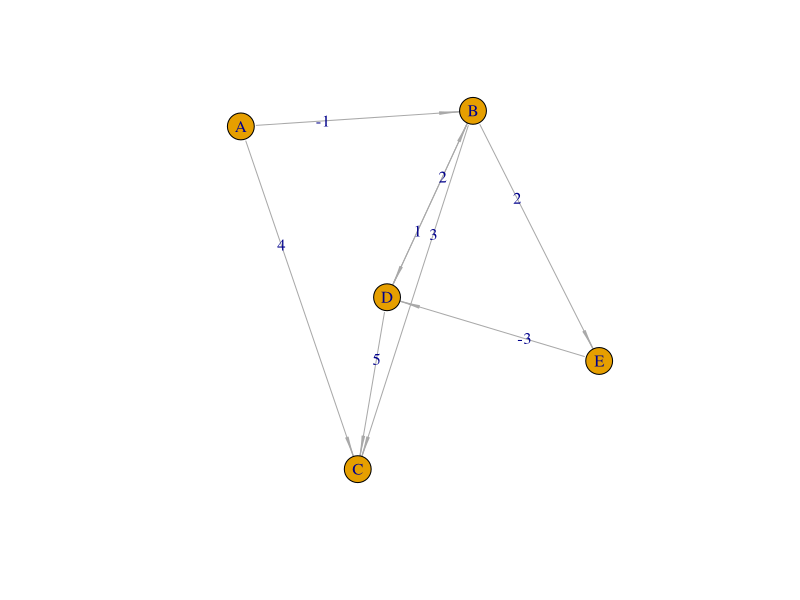

This figure's R source: (Note: this script raises an error after producing the figure.)
##########################
# Bellman-Ford
# 详细文章介绍
# http://blog.fens.me/r-graph-shortest-path-bellman-ford/
# @author: DanZhang
##################

library(igraph)

df<-data.frame(
  from=c("A","A","B","B","B","D","D","E"),
  to=c("B","C","C","D","E","B","C","D"),
  weight=c(-1,4,3,2,2,1,5,-3)
)


a<-graph_from_data_frame(df, directed = TRUE)
E(a)$arrow.size<-1
E(a)$arrow.width<-0.2
E(a)$label<-df$weight
plot(a,layout=layout.gem)

shortest.paths(a,"A", algorithm = "bellman-ford")


# bellman-ford 最短距离算法
bellman_ford<-function(df,start="A"){
  
  # 初始化结果数据集
  rs<-data.frame(from=start,to=start,weight=0)
  
  # 初始化结束节点
  finishnode<-c()
  
  # 初始化开始节点
  nodes<-rs
  
  # 当开始节点数量<结束节点数量时，继续循环计算
  while(length(finishnode)<length(rs$to)){
    
    # 过滤已计算过的结束节点
    if(length(finishnode)>0){
      nodes<-rs[-which(rs$to %in% finishnode),]  
    }
    
    # 对原始数据进行循环，遍历每一行
    for(i in 1:nrow(df)){
      row<-df[i,];row
      #print(row)
      
      # 对结束节点进行循环，遍历每一个结束节点
      for(j in nodes$to){
        if(row$from==j){
          # 把之前结束节点的权重叠加本次计算中
          row$weight<-row$weight+min(rs$weight[which(rs$to==j)])
          #print(row$weight)
          # 把结束节点加入到结果数据集
          rs<-rbind(rs,row)
          #print(rs)
        } 
      }
    }
    
    # 保留最短的唯一结束节点
    rs2<-rs[order(rs$weight),]
    n<-which(duplicated(rs2$to))
    if(length(n)>0){
      rs2<-rs2[-n,]
      rs<-rs2[order(as.numeric(row.names(rs2))),]
    }
    
    # 更新已经完成的结束节点
    finishnode<-c(finishnode,nodes$to)
  }
  return(rs)
}

rs<-bellman_ford(df,"A")
rs

# 计算2点间的最短路径
get_shortest_path<-function(rs,start,end){
  
  # 初始化节点
  q<-c(start)
  idx<-which(rs$from==start)
  
  # 判断有几个分支
  if(length(idx)>0){
    for(i in idx){
      # 递归计算
      q2<-get_shortest_path(rs,rs$to[i],end)
      if(tail(q2,1)==end){
        q<-c(q,q2)
      }
    }
  }
  
  # 查看队列状态
  # print(q)
  
  # 当找到结束节点，程序停止
  if(tail(q,1)==end){
    return(q)
  }
  return(q)
}


path<-get_shortest_path(rs[-1,],"A","D")
path

# 最后，我们给A到D的最短路径涂色

path2<-data.frame(from=path[-length(path)],to=path[-1])
idx<-which(paste0(df$from,"-",df$to) %in% paste0(path2$from,"-",path2$to))
idx

df$color<-"gray"
df$color[idx]<-"red"
E(a)$color<-df$color
plot(a,layout=layout.gem)


# new df

df2<-data.frame(
  from=c("A","B","C","D","C","F","B","B","F","G","H","F","E"),
  to=  c("B","C","D","C","E","E","F","G","G","H","I","I","J"),
  weight=c(5,20,10,-5,75,25,30,60,5,-50,-10,50,100)
)

a2<-graph_from_data_frame(df2, directed = TRUE)
E(a2)$arrow.size<-1
E(a2)$arrow.width<-0.2
E(a2)$label<-df2$weight
plot(a2,layout=layout.gem)

rs<-bellman_ford(df2,"A")
rs

path<-get_shortest_path(rs[-1,],"A","D")
path

path2<-data.frame(from=path[-length(path)],to=path[-1])
idx<-which(paste0(df2$from,"-",df2$to) %in% paste0(path2$from,"-",path2$to))
df2$color<-"gray"
df2$color[idx]<-"red"
E(a2)$arrow.size<-1
E(a2)$arrow.width<-0.2
E(a2)$color<-df2$color
plot(a2,layout=layout.gem)

path<-get_shortest_path(rs[-1,],"A","I")
path

path2<-data.frame(from=path[-length(path)],to=path[-1])
idx<-which(paste0(df2$from,"-",df2$to) %in% paste0(path2$from,"-",path2$to))
df2$color<-"gray"
df2$color[idx]<-"red"
E(a2)$arrow.size<-1
E(a2)$arrow.width<-0.2
E(a2)$color<-df2$color
plot(a2,layout=layout.gem)
  
